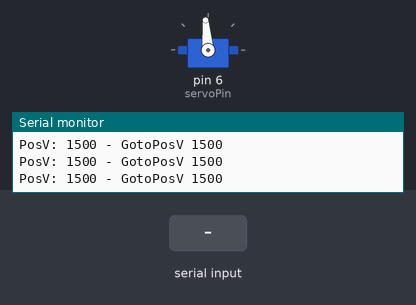
Recording of a sketch running on a simulated Arduino Uno, built with avr-gcc and run on an emulated ATmega328P. Shown: servo, the last lines printed to the serial monitor. Wiring (inferred from the names in the program): servo: signal pin 6. The inputs (shaded band) are chosen by the test bench. Servo pulses on a pin are drawn as a servo (544–2400 µs = 0–180°).

Above: at 1.2 s.
1.3 s: "90,45\n" received over Serial
At 3.8 s:
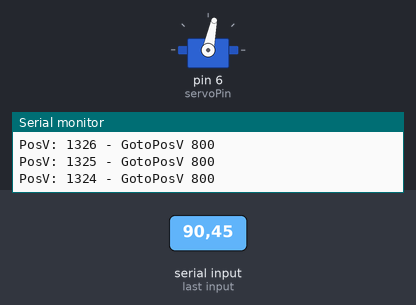
At 11.3 s:
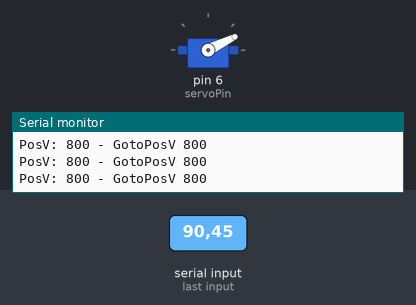
Timing chart, 0 to 12.8 s (numbered marks = the images above; inputs shaded):
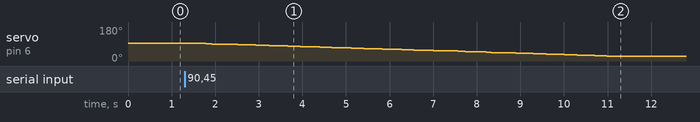

Measured:
- after the input at 1.3 s, servo on pin 6 (servoPin): moves from 95° to 26° over 9.5 s, starting after 0.20 s

The sketch:

200401_servo_calibration.ino
```cpp
int servoMax = 2200;              // Maximum position for servo  //1150
int servoMin = 800;               // Minimum position for servo  // 595
//1850  1000
int servoPin = 6;                // servo connected to this digital pin 6

int servoCurrentPos;              // Current position of the servo (in pulselength)
int servoGotoPos;                 // Goto position - servo will move towards this position

int servoSpeed = 1;               // current position will change by this value every pulse

long servoStartTime;              // Starting time for this script
long servoLastPulse;              // the time in milliseconds of the last pulse
//left


// RIGHT
//START = 1075
//END  = 1800


//LEFT
//START = 1575
//END = 800
/**
   Setup this servo.
   Call this once when the arduino starts (in setup())
*/
void setup()
{
  Serial.begin(19200);
  pinMode(servoPin, OUTPUT);

  servoCurrentPos = 1500; // go to start position
  servoGotoPos = 1500; // go to start position

}


void loop()
{
  if (Serial.available() > 4) {
    servoGotoPos = Serial.parseInt();
    if (servoGotoPos < servoMin) servoGotoPos = servoMin;
    if (servoGotoPos > servoMax) servoGotoPos = servoMax;
  }

  // we check if we need to increment the current position
  if (servoCurrentPos < servoGotoPos)
  {
    // check if it would overshoot
    if (servoCurrentPos + servoSpeed > servoGotoPos)
    {
      servoCurrentPos = servoGotoPos;
    }
    else
    {
      servoCurrentPos += servoSpeed;
    }
  }

  // we check if we need to increment the current position
  else if (servoCurrentPos > servoGotoPos)
  {
    // check if it would overshoot
    if (servoCurrentPos - servoSpeed < servoGotoPos)
    {
      servoCurrentPos = servoGotoPos;
    }
    else
    {
      servoCurrentPos -= servoSpeed;
    }
  }

  // make sure the current position is not more or less than min or max
  if (servoCurrentPos > servoMax)
  {
    servoCurrentPos = servoMax;
  }
  else if (servoCurrentPos < servoMin)
  {
    servoCurrentPos = servoMin;
  }

  Serial.print("PosV: ");
  Serial.print(servoCurrentPos);
  Serial.print(" - GotoPosV ");
  Serial.print(servoGotoPos);
  Serial.println();

  long t = millis();
  if (t - servoLastPulse >= 20)
  {
    servoLastPulse = t;
    // now we have to actually set the goto position on the servo
    digitalWrite(servoPin, HIGH);               // Turn the motor on
    delayMicroseconds(servoCurrentPos);         // Length of the pulse sets the motor position
    digitalWrite(servoPin, LOW);                // Turn the motor off
  }
}
```
